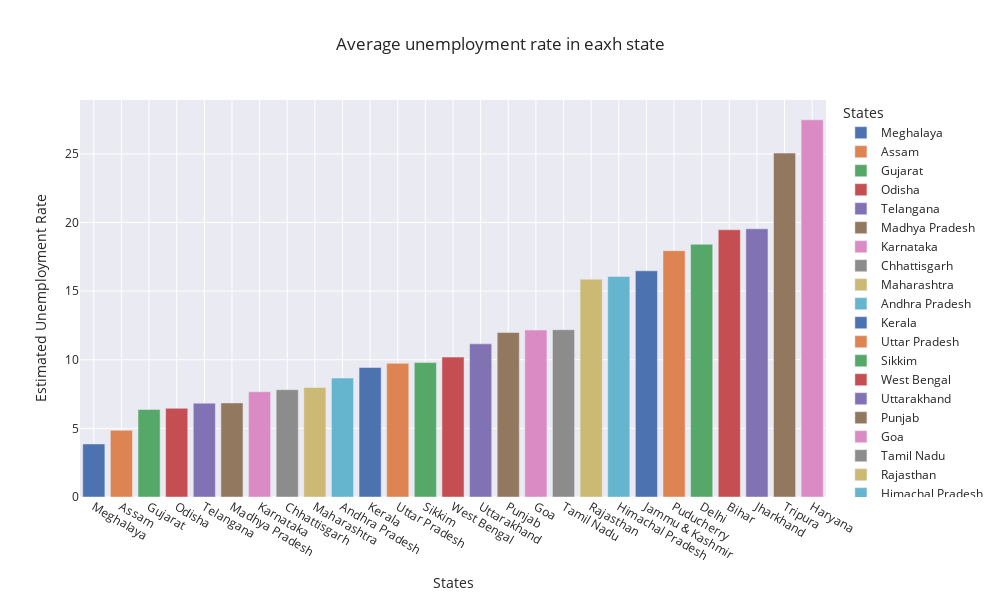

The notebook cell this image was saved under:
### Markdown cell above
# Bar plot showing the averate unemployement rate in each state

### Code cell
plot_unemp = df[['Estimated Unemployment Rate', 'States']]
df_unemployed = plot_unemp.groupby('States').mean().reset_index()

df_unemployed = df_unemployed.sort_values('Estimated Unemployment Rate')

fig = px.bar(df_unemployed, 
             x='States', 
             y='Estimated Unemployment Rate', 
             color = 'States', 
             title = 'Average unemployment rate in eaxh state', 
             template = 'seaborn')

# Set the figure size
fig.update_layout(width=1000, height=600)
fig.show()

### Figure 1 — Plotly figure (JSON) as saved in the notebook; plotly's stock layout.template omitted (floating-point values rounded to 4 significant figures)
{"data": [{"alignmentgroup": "True", "hovertemplate": "States=%{x}<br>Estimated Unemployment Rate=%{y}<extra></extra>", "legendgroup": "Meghalaya", "marker": {"color": "rgb(76,114,176)", "pattern": {"shape": ""}}, "name": "Meghalaya", "offsetgroup": "Meghalaya", "orientation": "v", "showlegend": true, "textposition": "auto", "type": "bar", "x": ["Meghalaya"], "xaxis": "x", "y": [3.866], "yaxis": "y"}, {"alignmentgroup": "True", "hovertemplate": "States=%{x}<br>Estimated Unemployment Rate=%{y}<extra></extra>", "legendgroup": "Assam", "marker": {"color": "rgb(221,132,82)", "pattern": {"shape": ""}}, "name": "Assam", "offsetgroup": "Assam", "orientation": "v", "showlegend": true, "textposition": "auto", "type": "bar", "x": ["Assam"], "xaxis": "x", "y": [4.856], "yaxis": "y"}, {"alignmentgroup": "True", "hovertemplate": "States=%{x}<br>Estimated Unemployment Rate=%{y}<extra></extra>", "legendgroup": "Gujarat", "marker": {"color": "rgb(85,168,104)", "pattern": {"shape": ""}}, "name": "Gujarat", "offsetgroup": "Gujarat", "orientation": "v", "showlegend": true, "textposition": "auto", "type": "bar", "x": ["Gujarat"], "xaxis": "x", "y": [6.376], "yaxis": "y"}, {"alignmentgroup": "True", "hovertemplate": "States=%{x}<br>Estimated Unemployment Rate=%{y}<extra></extra>", "legendgroup": "Odisha", "marker": {"color": "rgb(196,78,82)", "pattern": {"shape": ""}}, "name": "Odisha", "offsetgroup": "Odisha", "orientation": "v", "showlegend": true, "textposition": "auto", "type": "bar", "x": ["Odisha"], "xaxis": "x", "y": [6.462], "yaxis": "y"}, {"alignmentgroup": "True", "hovertemplate": "States=%{x}<br>Estimated Unemployment Rate=%{y}<extra></extra>", "legendgroup": "Telangana", "marker": {"color": "rgb(129,114,179)", "pattern": {"shape": ""}}, "name": "Telangana", "offsetgroup": "Telangana", "orientation": "v", "showlegend": true, "textposition": "auto", "type": "bar", "x": ["Telangana"], "xaxis": "x", "y": [6.833], "yaxis": "y"}, {"alignmentgroup": "True", "hovertemplate": "States=%{x}<br>Estimated Unemployment Rate=%{y}<extra></extra>", "legendgroup": "Madhya Pradesh", "marker": {"color": "rgb(147,120,96)", "pattern": {"shape": ""}}, "name": "Madhya Pradesh", "offsetgroup": "Madhya Pradesh", "orientation": "v", "showlegend": true, "textposition": "auto", "type": "bar", "x": ["Madhya Pradesh"], "xaxis": "x", "y": [6.854], "yaxis": "y"}, {"alignmentgroup": "True", "hovertemplate": "States=%{x}<br>Estimated Unemployment Rate=%{y}<extra></extra>", "legendgroup": "Karnataka", "marker": {"color": "rgb(218,139,195)", "pattern": {"shape": ""}}, "name": "Karnataka", "offsetgroup": "Karnataka", "orientation": "v", "showlegend": true, "textposition": "auto", "type": "bar", "x": ["Karnataka"], "xaxis": "x", "y": [7.668], "yaxis": "y"}, {"alignmentgroup": "True", "hovertemplate": "States=%{x}<br>Estimated Unemployment Rate=%{y}<extra></extra>", "legendgroup": "Chhattisgarh", "marker": {"color": "rgb(140,140,140)", "pattern": {"shape": ""}}, "name": "Chhattisgarh", "offsetgroup": "Chhattisgarh", "orientation": "v", "showlegend": true, "textposition": "auto", "type": "bar", "x": ["Chhattisgarh"], "xaxis": "x", "y": [7.819], "yaxis": "y"}, {"alignmentgroup": "True", "hovertemplate": "States=%{x}<br>Estimated Unemployment Rate=%{y}<extra></extra>", "legendgroup": "Maharashtra", "marker": {"color": "rgb(204,185,116)", "pattern": {"shape": ""}}, "name": "Maharashtra", "offsetgroup": "Maharashtra", "orientation": "v", "showlegend": true, "textposition": "auto", "type": "bar", "x": ["Maharashtra"], "xaxis": "x", "y": [7.979], "yaxis": "y"}, {"alignmentgroup": "True", "hovertemplate": "States=%{x}<br>Estimated Unemployment Rate=%{y}<extra></extra>", "legendgroup": "Andhra Pradesh", "marker": {"color": "rgb(100,181,205)", "pattern": {"shape": ""}}, "name": "Andhra Pradesh", "offsetgroup": "Andhra Pradesh", "orientation": "v", "showlegend": true, "textposition": "auto", "type": "bar", "x": ["Andhra Pradesh"], "xaxis": "x", "y": [8.664], "yaxis": "y"}, {"alignmentgroup": "True", "hovertemplate": "States=%{x}<br>Estimated Unemployment Rate=%{y}<extra></extra>", "legendgroup": "Kerala", "marker": {"color": "rgb(76,114,176)", "pattern": {"shape": ""}}, "name": "Kerala", "offsetgroup": "Kerala", "orientation": "v", "showlegend": true, "textposition": "auto", "type": "bar", "x": ["Kerala"], "xaxis": "x", "y": [9.434], "yaxis": "y"}, {"alignmentgroup": "True", "hovertemplate": "States=%{x}<br>Estimated Unemployment Rate=%{y}<extra></extra>", "legendgroup": "Uttar Pradesh", "marker": {"color": "rgb(221,132,82)", "pattern": {"shape": ""}}, "name": "Uttar Pradesh", "offsetgroup": "Uttar Pradesh", "orientation": "v", "showlegend": true, "textposition": "auto", "type": "bar", "x": ["Uttar Pradesh"], "xaxis": "x", "y": [9.737], "yaxis": "y"}, {"alignmentgroup": "True", "hovertemplate": "States=%{x}<br>Estimated Unemployment Rate=%{y}<extra></extra>", "legendgroup": "Sikkim", "marker": {"color": "rgb(85,168,104)", "pattern": {"shape": ""}}, "name": "Sikkim", "offsetgroup": "Sikkim", "orientation": "v", "showlegend": true, "textposition": "auto", "type": "bar", "x": ["Sikkim"], "xaxis": "x", "y": [9.793], "yaxis": "y"}, {"alignmentgroup": "True", "hovertemplate": "States=%{x}<br>Estimated Unemployment Rate=%{y}<extra></extra>", "legendgroup": "West Bengal", "marker": {"color": "rgb(196,78,82)", "pattern": {"shape": ""}}, "name": "West Bengal", "offsetgroup": "West Bengal", "orientation": "v", "showlegend": true, "textposition": "auto", "type": "bar", "x": ["West Bengal"], "xaxis": "x", "y": [10.19], "yaxis": "y"}, {"alignmentgroup": "True", "hovertemplate": "States=%{x}<br>Estimated Unemployment Rate=%{y}<extra></extra>", "legendgroup": "Uttarakhand", "marker": {"color": "rgb(129,114,179)", "pattern": {"shape": ""}}, "name": "Uttarakhand", "offsetgroup": "Uttarakhand", "orientation": "v", "showlegend": true, "textposition": "auto", "type": "bar", "x": ["Uttarakhand"], "xaxis": "x", "y": [11.16], "yaxis": "y"}, {"alignmentgroup": "True", "hovertemplate": "States=%{x}<br>Estimated Unemployment Rate=%{y}<extra></extra>", "legendgroup": "Punjab", "marker": {"color": "rgb(147,120,96)", "pattern": {"shape": ""}}, "name": "Punjab", "offsetgroup": "Punjab", "orientation": "v", "showlegend": true, "textposition": "auto", "type": "bar", "x": ["Punjab"], "xaxis": "x", "y": [11.98], "yaxis": "y"}, {"alignmentgroup": "True", "hovertemplate": "States=%{x}<br>Estimated Unemployment Rate=%{y}<extra></extra>", "legendgroup": "Goa", "marker": {"color": "rgb(218,139,195)", "pattern": {"shape": ""}}, "name": "Goa", "offsetgroup": "Goa", "orientation": "v", "showlegend": true, "textposition": "auto", "type": "bar", "x": ["Goa"], "xaxis": "x", "y": [12.17], "yaxis": "y"}, {"alignmentgroup": "True", "hovertemplate": "States=%{x}<br>Estimated Unemployment Rate=%{y}<extra></extra>", "legendgroup": "Tamil Nadu", "marker": {"color": "rgb(140,140,140)", "pattern": {"shape": ""}}, "name": "Tamil Nadu", "offsetgroup": "Tamil Nadu", "orientation": "v", "showlegend": true, "textposition": "auto", "type": "bar", "x": ["Tamil Nadu"], "xaxis": "x", "y": [12.19], "yaxis": "y"}, {"alignmentgroup": "True", "hovertemplate": "States=%{x}<br>Estimated Unemployment Rate=%{y}<extra></extra>", "legendgroup": "Rajasthan", "marker": {"color": "rgb(204,185,116)", "pattern": {"shape": ""}}, "name": "Rajasthan", "offsetgroup": "Rajasthan", "orientation": "v", "showlegend": true, "textposition": "auto", "type": "bar", "x": ["Rajasthan"], "xaxis": "x", "y": [15.87], "yaxis": "y"}, {"alignmentgroup": "True", "hovertemplate": "States=%{x}<br>Estimated Unemployment Rate=%{y}<extra></extra>", "legendgroup": "Himachal Pradesh", "marker": {"color": "rgb(100,181,205)", "pattern": {"shape": ""}}, "name": "Himachal Pradesh", "offsetgroup": "Himachal Pradesh", "orientation": "v", "showlegend": true, "textposition": "auto", "type": "bar", "x": ["Himachal Pradesh"], "xaxis": "x", "y": [16.07], "yaxis": "y"}, {"alignmentgroup": "True", "hovertemplate": "States=%{x}<br>Estimated Unemployment Rate=%{y}<extra></extra>", "legendgroup": "Jammu & Kashmir", "marker": {"color": "rgb(76,114,176)", "pattern": {"shape": ""}}, "name": "Jammu & Kashmir", "offsetgroup": "Jammu & Kashmir", "orientation": "v", "showlegend": true, "textposition": "auto", "type": "bar", "x": ["Jammu & Kashmir"], "xaxis": "x", "y": [16.48], "yaxis": "y"}, {"alignmentgroup": "True", "hovertemplate": "States=%{x}<br>Estimated Unemployment Rate=%{y}<extra></extra>", "legendgroup": "Puducherry", "marker": {"color": "rgb(221,132,82)", "pattern": {"shape": ""}}, "name": "Puducherry", "offsetgroup": "Puducherry", "orientation": "v", "showlegend": true, "textposition": "auto", "type": "bar", "x": ["Puducherry"], "xaxis": "x", "y": [17.94], "yaxis": "y"}, {"alignmentgroup": "True", "hovertemplate": "States=%{x}<br>Estimated Unemployment Rate=%{y}<extra></extra>", "legendgroup": "Delhi", "marker": {"color": "rgb(85,168,104)", "pattern": {"shape": ""}}, "name": "Delhi", "offsetgroup": "Delhi", "orientation": "v", "showlegend": true, "textposition": "auto", "type": "bar", "x": ["Delhi"], "xaxis": "x", "y": [18.41], "yaxis": "y"}, {"alignmentgroup": "True", "hovertemplate": "States=%{x}<br>Estimated Unemployment Rate=%{y}<extra></extra>", "legendgroup": "Bihar", "marker": {"color": "rgb(196,78,82)", "pattern": {"shape": ""}}, "name": "Bihar", "offsetgroup": "Bihar", "orientation": "v", "showlegend": true, "textposition": "auto", "type": "bar", "x": ["Bihar"], "xaxis": "x", "y": [19.47], "yaxis": "y"}, {"alignmentgroup": "True", "hovertemplate": "States=%{x}<br>Estimated Unemployment Rate=%{y}<extra></extra>", "legendgroup": "Jharkhand", "marker": {"color": "rgb(129,114,179)", "pattern": {"shape": ""}}, "name": "Jharkhand", "offsetgroup": "Jharkhand", "orientation": "v", "showlegend": true, "textposition": "auto", "type": "bar", "x": ["Jharkhand"], "xaxis": "x", "y": [19.54], "yaxis": "y"}, {"alignmentgroup": "True", "hovertemplate": "States=%{x}<br>Estimated Unemployment Rate=%{y}<extra></extra>", "legendgroup": "Tripura", "marker": {"color": "rgb(147,120,96)", "pattern": {"shape": ""}}, "name": "Tripura", "offsetgroup": "Tripura", "orientation": "v", "showlegend": true, "textposition": "auto", "type": "bar", "x": ["Tripura"], "xaxis": "x", "y": [25.05], "yaxis": "y"}, {"alignmentgroup": "True", "hovertemplate": "States=%{x}<br>Estimated Unemployment Rate=%{y}<extra></extra>", "legendgroup": "Haryana", "marker": {"color": "rgb(218,139,195)", "pattern": {"shape": ""}}, "name": "Haryana", "offsetgroup": "Haryana", "orientation": "v", "showlegend": true, "textposition": "auto", "type": "bar", "x": ["Haryana"], "xaxis": "x", "y": [27.48], "yaxis": "y"}], "layout": {"barmode": "relative", "height": 600, "legend": {"title": {"text": "States"}, "tracegroupgap": 0}, "title": {"text": "Average unemployment rate in eaxh state"}, "width": 1000, "xaxis": {"anchor": "y", "categoryarray": ["Meghalaya", "Assam", "Gujarat", "Odisha", "Telangana", "Madhya Pradesh", "Karnataka", "Chhattisgarh", "Maharashtra", "Andhra Pradesh", "Kerala", "Uttar Pradesh", "Sikkim", "West Bengal", "Uttarakhand", "Punjab", "Goa", "Tamil Nadu", "Rajasthan", "Himachal Pradesh", "Jammu & Kashmir", "Puducherry", "Delhi", "Bihar", "Jharkhand", "Tripura", "Haryana"], "categoryorder": "array", "domain": [0, 1], "title": {"text": "States"}}, "yaxis": {"anchor": "x", "domain": [0, 1], "title": {"text": "Estimated Unemployment Rate"}}}}
